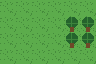

Tiled map render using the project's own tile images. Description and the whole map definition, tile-layer contents included, below:
An orthogonal 6x4 tile map with 16x16 px tiles, 1 tile layer (ground) and 1 object (npc).

<map version="1.10" tiledversion="1.10.2" orientation="orthogonal" renderorder="right-down" width="6" height="4" tilewidth="16" tileheight="16" infinite="0" nextlayerid="3" nextobjectid="2">
 <tileset firstgid="1" source="../tilesets/overworld.tsx" />
 <layer id="1" name="ground" width="6" height="4">
  <properties>
   <property name="material" value="day_night" />
  </properties>
  <data encoding="csv">
1,1,1,1,1,1,
1,1,1,1,5,5,
1,1,1,1,5,5,
1,1,1,1,1,1
</data>
 </layer>
 <objectgroup id="2" name="objects">
  <object id="1" name="ghost" type="npc" x="32" y="48" width="16" height="16">
   <properties>
    <property name="facing" value="down" />
    <property name="material" value="ghost" />
   </properties>
  </object>
 </objectgroup>
</map>
